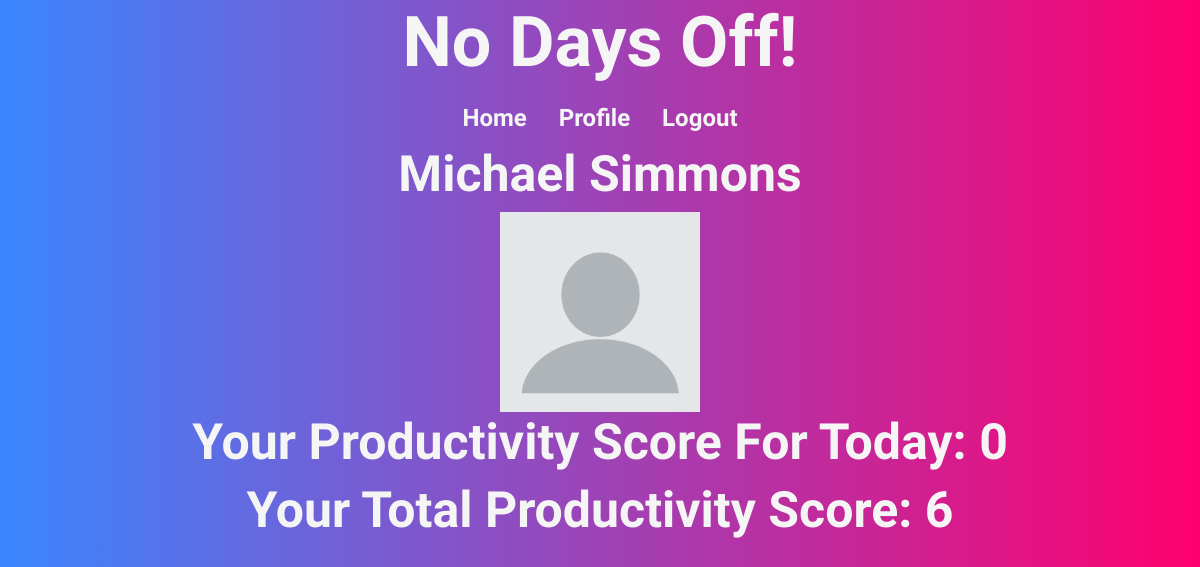
Before: /profile (signed in) with the older database file.
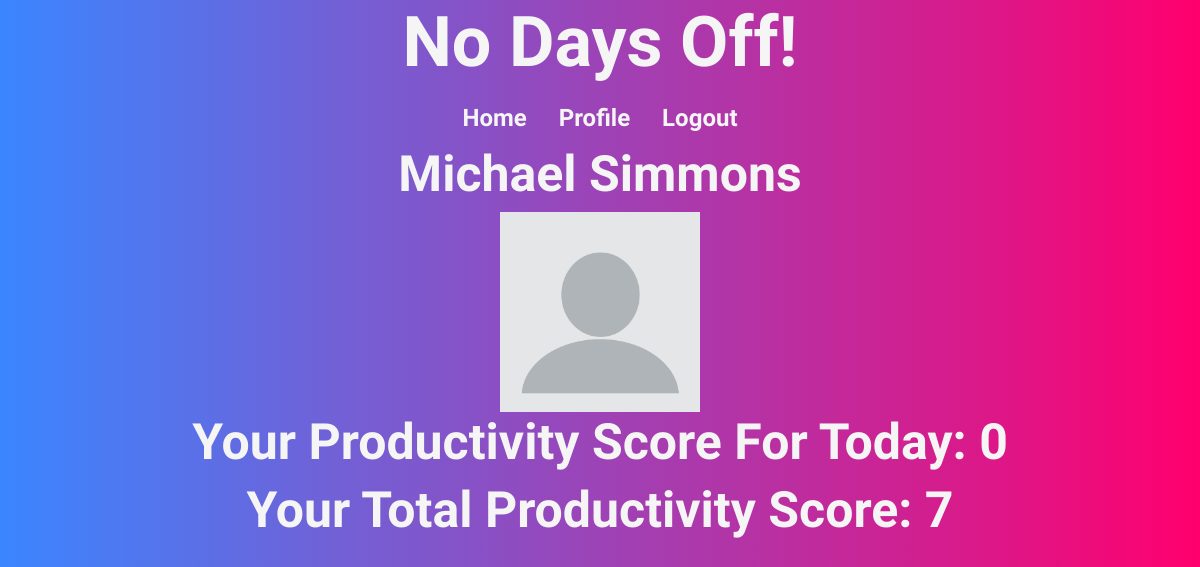
After: the same page with the newer database file.
### main/models.py (models this page shows)
class User(models.Model):
    first_name = models.CharField(max_length=50)
    last_name = models.CharField(max_length=50)
    email = models.CharField(max_length=255)
    password = models.CharField(max_length=50)
    occupation = models.CharField(max_length=100)
    score= models.IntegerField(default=0)
    created_at = models.DateTimeField(auto_now_add=True)
    updated_at = models.DateTimeField(auto_now=True)
    objects = UserManager()

### main/views.py (the view)
# urls.py: path('profile',views.profile)
def profile(request):
    logged_in_user = User.objects.get(id=request.session['user_id'])
    logged_in_user = User.objects.get(id=request.session['user_id'])
    all_tasks = Task.objects.all()
    user_tasks = logged_in_user.tasks_uploaded
    today_date = date.today()
    daily_score =0
    for task in all_tasks:
        if task.day_completed== today_date and task.completed_by == logged_in_user:
             daily_score = daily_score + 1
    context = {
    'logged_in_user': logged_in_user,
    'all_tasks' : all_tasks,
    'daily_score': daily_score,
    'today_date': today_date,
    'user_tasks': user_tasks
    }
    return render(request,'profile.html',context)

### main/templates/profile.html (shortened to what this page needs)
<!DOCTYPE html>
<html lang="en">
<head>
    <link rel="stylesheet" href="static/css/style.css">
    <link href="https://cdn.jsdelivr.net/npm/bootstrap@5.1.3/dist/css/bootstrap.min.css" rel="stylesheet">
</head>
<body>
    <div class="title">
        <h1 class="title">No Days Off!</h1>
      </div>
      <ul class="nav justify-content-center">
        <li class="nav-item">
          <a class="nav-link active" aria-current="page" href="/welcome">Home</a>
        </li>
        <li class="nav-item">
          <a class="nav-link" href="#">Profile</a>
        </li>
        <li class="nav-item">
          <a class="nav-link" href="/logout">Logout</a>
        </li>
      </ul>
      <div class="title2">
        <h1 class="title2"> {{logged_in_user.first_name}} {{logged_in_user.last_name}}</h1>
      </div>
      <div class="title2">
        <img class="profile_pic" src="/static/imgs/profile.png" alt="" srcset="">
      </div>
      <div class="title2">
        <h1 class="title2">Your Productivity Score For Today: {{daily_score}} </h1>
      </div>
      <div class="title2">
        <h1 class="title2">Your Total Productivity Score: {{logged_in_user.score}} </h1>
      </div>
</body>
</html>

Changed rows visible on the page:
changed User "Michael": score "6" → "7"
